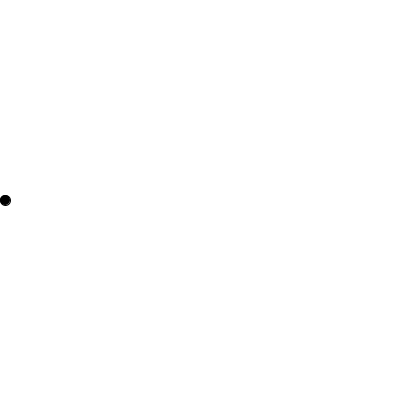
Frame 1 (no input)
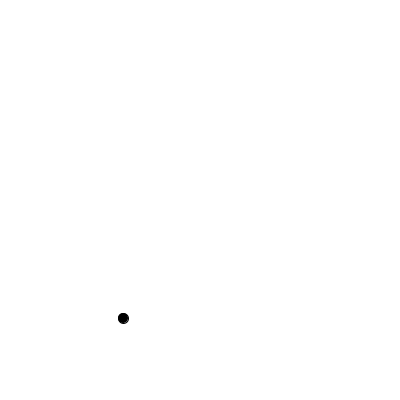
Frame 60 (the mouse pressed at the canvas centre just before this capture)
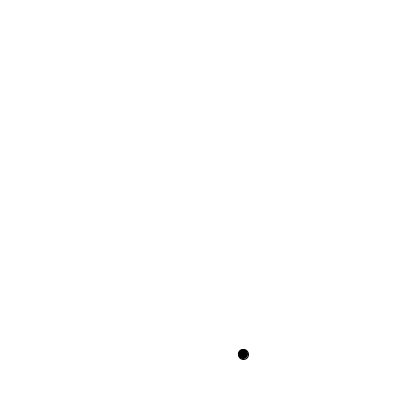
Frame 120 (the mouse held since frame 60 and released just before this capture)

The Processing sketch that drew these frames (run headless with seeded random() and noise(); from frame 60 on, the mouse is pressed at the canvas centre):

// Processing sketch: ballmove_ex
// ── ballmove_ex.pde
int x = 5,s=2;
int y = 200,sy = 2; 

void setup(){
  size(400,400);
}
void draw(){
  background(255);
  fill(0);
  ellipse(x,y,10,10);
  x+=s;
  y+=sy;
  if(x + 5 > width || x - 5 < 0)
    s = -s;
   if(y + 5 > height || y - 5 < 0)
     sy = -sy;
}
